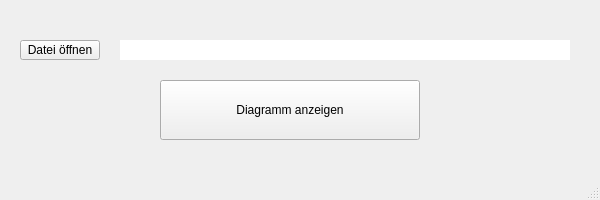
<?xml version="1.0" encoding="UTF-8"?>
<ui version="4.0">
 <class>MainWindow</class>
 <widget class="QMainWindow" name="MainWindow">
  <property name="geometry">
   <rect>
    <x>0</x>
    <y>0</y>
    <width>600</width>
    <height>200</height>
   </rect>
  </property>
  <property name="windowTitle">
   <string>MainWindow</string>
  </property>
  <widget class="QWidget" name="centralwidget">
   <widget class="QLabel" name="label">
    <property name="geometry">
     <rect>
      <x>120</x>
      <y>40</y>
      <width>450</width>
      <height>20</height>
     </rect>
    </property>
    <property name="styleSheet">
     <string notr="true">background-color: rgb(255, 255, 255);</string>
    </property>
    <property name="text">
     <string/>
    </property>
   </widget>
   <widget class="QPushButton" name="DialogOpen">
    <property name="geometry">
     <rect>
      <x>160</x>
      <y>80</y>
      <width>260</width>
      <height>60</height>
     </rect>
    </property>
    <property name="text">
     <string>Diagramm anzeigen</string>
    </property>
   </widget>
   <widget class="QPushButton" name="TextSuche">
    <property name="geometry">
     <rect>
      <x>20</x>
      <y>40</y>
      <width>80</width>
      <height>20</height>
     </rect>
    </property>
    <property name="text">
     <string>Datei öffnen</string>
    </property>
   </widget>
  </widget>
  <widget class="QMenuBar" name="menubar">
   <property name="geometry">
    <rect>
     <x>0</x>
     <y>0</y>
     <width>600</width>
     <height>21</height>
    </rect>
   </property>
  </widget>
  <widget class="QStatusBar" name="statusbar"/>
 </widget>
 <resources/>
 <connections/>
</ui>
